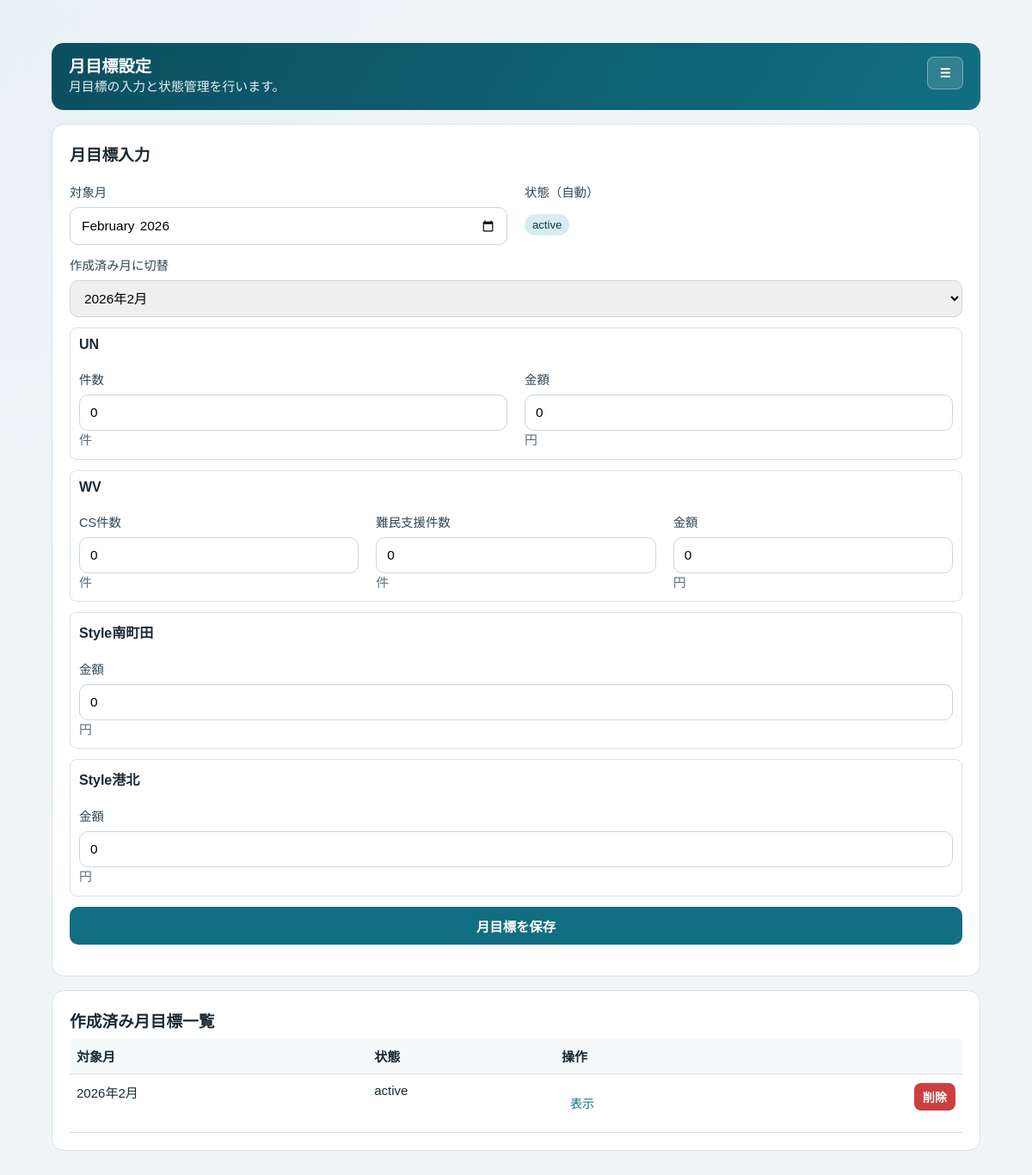
/targets/month/ (signed in), run on the app's committed database.
### apps/accounts/models.py (models this page shows, shortened)
class Department(models.Model):
    code = models.CharField(max_length=32, unique=True)
    name = models.CharField(max_length=64)
    default_reporter = models.ForeignKey(
        "Member",
        on_delete=models.SET_NULL,
        null=True,
        blank=True,
        related_name="default_department_links",
    )
    is_active = models.BooleanField(default=True)
    created_at = models.DateTimeField(auto_now_add=True)
    class Meta:
        ordering = ["code"]

### apps/targets/models.py (models this page shows)
class TargetMetric(models.Model):
    department = models.ForeignKey(
        Department,
        on_delete=models.CASCADE,
        related_name="target_metrics",
    )
    code = models.CharField(max_length=32)
    label = models.CharField(max_length=64)
    unit = models.CharField(max_length=16, blank=True)
    display_order = models.PositiveIntegerField(default=1)
    is_active = models.BooleanField(default=True)
    created_at = models.DateTimeField(auto_now_add=True)
    updated_at = models.DateTimeField(auto_now=True)
    class Meta:
        ordering = ["department__code", "display_order", "id"]
        unique_together = ("department", "code")

### apps/targets/views.py (the view, shortened to what this page needs)
# urls.py: path("month/", target_month_settings, name="target_month_settings"),
@require_roles(ROLE_ADMIN)
def target_month_settings(request: HttpRequest) -> HttpResponse:
    configs = _department_configs()
    selected_month = _month_start(request.GET.get("month"))
    month_deleted = False
    history_rows = _month_history_rows()
    month_switch_options = [{"value": row["month_param"], "label": row["month_label"]} for row in history_rows]
    if not month_switch_options:
        month_switch_options = [
            {"value": _month_value_from_date(selected_month), "label": f"{selected_month.year}年{selected_month.month}月"}
        ]
    return render(
        request,
        "targets/target_month_settings.html",
        {
            "selected_month": _month_value_from_date(selected_month),
            "selected_month_label": f"{selected_month.year}年{selected_month.month}月",
            "selected_status": _month_status(selected_month),
            "status_options": STATUS_OPTIONS,
            "rows": _build_month_rows(target_month=selected_month, configs=configs),
            "history_rows": _month_history_rows(selected_month),
            "month_switch_options": month_switch_options,
            "saved": request.GET.get("saved") == "1",
            "month_deleted": month_deleted,
        },
    )

### apps/accounts/auth.py (called while the page is built)
def require_roles(*allowed_roles: str):
    def decorator(view_func):
        @wraps(view_func)
        def wrapper(request: HttpRequest, *args, **kwargs) -> HttpResponse:
            role = request.session.get(SESSION_ROLE_KEY)
            if role not in allowed_roles:
                return redirect("home")
            return view_func(request, *args, **kwargs)
        return wrapper
    return decorator

### apps/targets/views.py (called while the page is built)
def _month_value_from_date(value: date) -> str:
    return value.strftime("%Y-%m")

def _month_start(month_value: str | None) -> date:
    if not month_value:
        return timezone.localdate().replace(day=1)
    try:
        year_str, month_str = month_value.split("-", 1)
        return date(int(year_str), int(month_str), 1)
    except (TypeError, ValueError):
        return timezone.localdate().replace(day=1)

def _department_by_code(*, code: str, label: str) -> Department:
    department = Department.objects.filter(code=code).first()
    if department:
        return department
    return Department.objects.create(code=code, name=label)

def _ensure_default_metrics() -> None:
    for dept_code, dept_label in TARGET_DEPARTMENTS:
        department = _department_by_code(code=dept_code, label=dept_label)
        for order, (metric_code, metric_label, metric_unit) in enumerate(
            DEFAULT_METRICS_BY_DEPT[dept_code],
            start=1,
        ):
            TargetMetric.objects.update_or_create(
                department=department,
                code=metric_code,
                defaults={
                    "label": metric_label,
                    "unit": metric_unit,
                    "display_order": order,
                    "is_active": True,
                },
            )

def _department_configs():
    _ensure_default_metrics()
    configs = []
    for code, fallback_label in TARGET_DEPARTMENTS:
        department = _department_by_code(code=code, label=fallback_label)
        metrics = list(
            TargetMetric.objects.filter(department=department, is_active=True).order_by("display_order", "id")
        )
        configs.append(
            {
                "code": code,
                "label": department.name,
                "department": department,
                "metrics": metrics,
            }
        )
    return configs

### templates/targets/target_month_settings.html (shortened to what this page needs)
{% extends "base.html" %}
{% block content %}
<div class="container">
  <header class="topbar">
    <div>
      <strong>月目標設定</strong>
      <div class="muted" style="color: #e1f1f5;">月目標の入力と状態管理を行います。</div>
    </div>
  </header>
  <section class="card" style="margin-top: 16px;">
    <h3>月目標入力</h3>
    <form method="post">
      <div class="grid grid-2">
        <div>
          <label>対象月</label>
          <input name="month" type="month" value="{{ selected_month }}" />
        </div>
        <div>
          <label>状態（自動）</label>
          <div class="badge" style="margin-top: 8px; display: inline-block;">{{ selected_status }}</div>
        </div>
      </div>
      <div style="margin-top: 8px;">
        <label for="month-switch">作成済み月に切替</label>
        <select id="month-switch" onchange="if(this.value){location.href='{% url 'target_month_settings' %}?month='+this.value;}">
          {% for option in month_switch_options %}
          <option value="{{ option.value }}" {% if selected_month == option.value %}selected{% endif %}>{{ option.label }}</option>
          {% endfor %}
        </select>
      </div>
      {% for row in rows %}
      <div style="margin-top: 12px; padding: 10px; border: 1px solid #d4e2ea; border-radius: 8px;">
        <strong>{{ row.label }}</strong>
        <div class="grid grid-2" style="margin-top: 8px;">
          {% for metric in row.metrics %}
          <div>
            <label>{{ metric.label }}</label>
            <input type="number" min="0" name="{{ metric.input_name }}" value="{{ metric.value }}" />
            <div class="muted">{{ metric.unit }}</div>
          </div>
          {% endfor %}
        </div>
      </div>
      {% endfor %}
      <div style="margin-top: 12px;"><button type="submit">月目標を保存</button></div>
    </form>
  </section>
  <section class="card" style="margin-top: 16px;">
    <h3>作成済み月目標一覧</h3>
    <table>
      <thead>
        <tr><th>対象月</th><th>状態</th><th>操作</th></tr>
      </thead>
      <tbody>
        {% if history_rows %}
        {% for row in history_rows %}
        <tr>
          <td>{{ row.month_label }}</td>
          <td>{{ row.status }}</td>
          <td class="target-op-cell">
            <a class="btn-inline" href="{% url 'target_month_settings' %}?month={{ row.month_param }}">表示</a>
            <form method="post" class="target-delete-form" onsubmit="return confirm('この月目標を削除します。よろしいですか？');">
              <button type="submit" class="btn-inline btn-danger">削除</button>
            </form>
          </td>
        </tr>
        {% endfor %}
        {% else %}
        <tr>
          <td>{{ selected_month_label }}</td>
          <td>{{ selected_status }}</td>
          <td><span class="muted">未保存</span></td>
        </tr>
        {% endif %}
      </tbody>
    </table>
  </section>
</div>
{% endblock %}

### static/app.css (style rules this page uses)
:root { --bg: #f2f5f7; --card: #ffffff; --ink: #1b2a34; --muted: #5d6f7c; --line: #d7e0e6; --brand: #126e82; --brand-soft: #d7edf2; --ok: #2e8b57; --warn: #d28b1f; }
* { box-sizing: border-box; }
body { margin: 0; font-family: "Hiragino Sans", "Yu Gothic", "Meiryo", sans-serif; background: radial-gradient(circle at top left, #e8f1f4, var(--bg) 58%); color: var(--ink); }
a { color: var(--brand); text-decoration: none; }
.container { width: min(1080px, 92vw); margin: 32px auto; }
.topbar { background: linear-gradient(120deg, #0b4f5f, #126e82); color: #fff; padding: 16px 20px; border-radius: 14px; display: flex; justify-content: flex-start; align-items: flex-start; gap: 12px; position: relative; flex-wrap: wrap; }
.topbar > div:first-child { flex: 1 1 auto; min-width: 0; }
.topbar > strong, .topbar > div:first-child > strong { display: block; font-size: 1.2rem; line-height: 1.25; }
.grid { display: grid; gap: 20px; }
.grid-2 { grid-template-columns: repeat(auto-fit, minmax(280px, 1fr)); }
.card { background: var(--card); border: 1px solid var(--line); border-radius: 14px; padding: 20px; }
.card h2, .card h3 { margin: 0 0 8px; }
.muted { color: var(--muted); font-size: 0.93rem; line-height: 1.5; }
.badge { display: inline-block; padding: 5px 9px; border-radius: 999px; font-size: 0.82rem; background: var(--brand-soft); color: #09414d; }
label { display: block; font-size: 0.9rem; margin: 12px 0 8px; color: #304653; }
input, select, textarea, button { width: 100%; border: 1px solid #c9d7df; border-radius: 10px; padding: 11px 12px; font-size: 0.96rem; font-family: inherit; }
button { background: var(--brand); color: #fff; border: 0; font-weight: 700; cursor: pointer; }
.btn-inline { width: auto; padding: 6px 10px; border-radius: 8px; font-size: 0.88rem; }
.btn-danger { background: #cc3f3f; }
.target-op-cell { display: flex; align-items: center; gap: 8px; }
.target-delete-form { margin-left: auto; }
table { width: 100%; border-collapse: collapse; font-size: 0.94rem; }
th, td { text-align: left; border-bottom: 1px solid var(--line); padding: 10px 8px; vertical-align: top; }
th { background: #f7fafb; }

### data on the page
Department: label "UN"
TargetMetric: label "件数"
TargetMetric: label "金額"
Department: label "WV"
TargetMetric: label "CS件数"
TargetMetric: label "難民支援件数"
TargetMetric: label "金額"
Department: label "Style南町田"
TargetMetric: label "金額"
Department: label "Style港北"
TargetMetric: label "金額"

### other printed values
{{ selected_status }} "active"
{{ metric.unit }} "件" "円" "件" "件" "円" "円" "円"
{{ row.month_label }} "2026年2月"
{{ row.status }} "active"
form field value "2026年2月"
